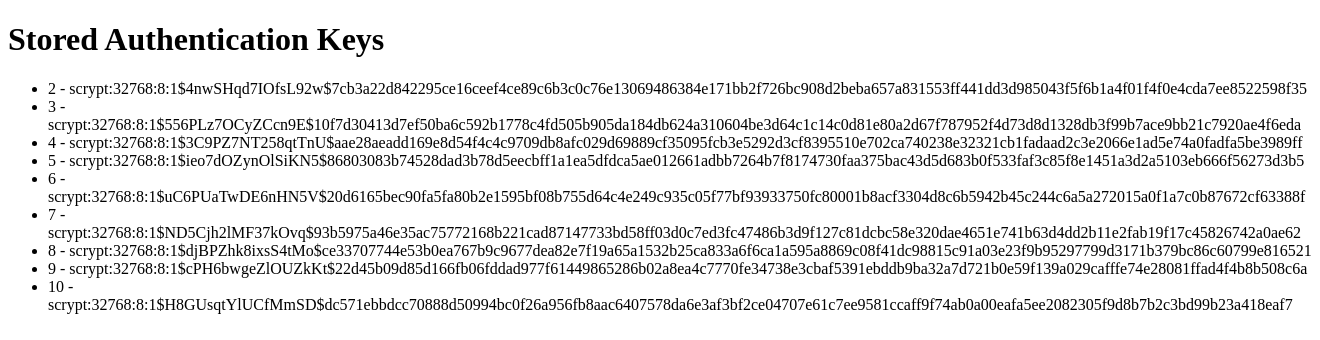
/authentication_keys, run on an earlier commit of the app's database.
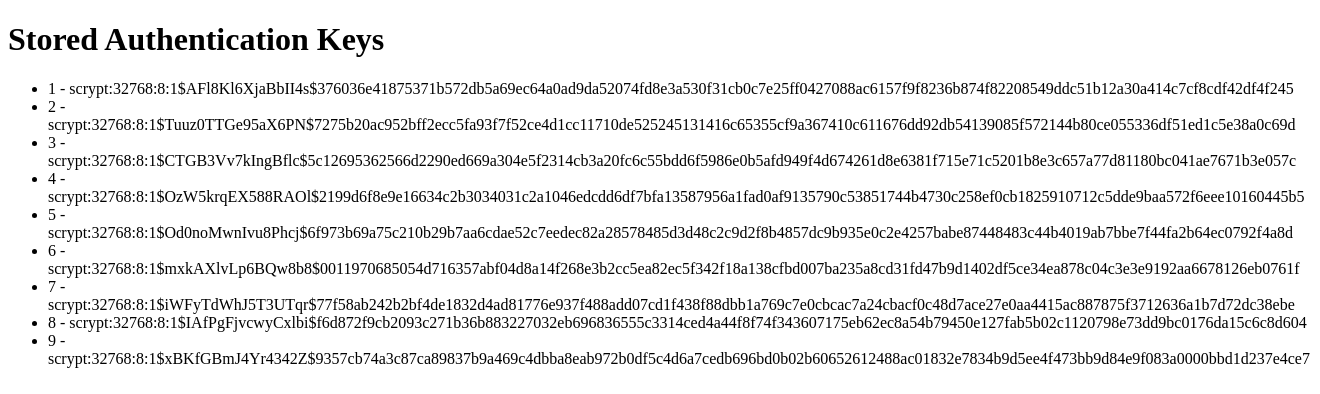
And on a later commit of the database.
### database_query.py (models this page shows)
class AuthenticationKey(db.Model):
    id = db.Column(db.Integer, primary_key=True)
    authentication_key = db.Column(db.String(200), nullable=False)

### database_query.py (the view)
@app.route('/authentication_keys')
def authentication_keys():
    authentication_keys = AuthenticationKey.query.all()
    return render_template('authentication_keys.html', authentication_keys=authentication_keys)

### templates/authentication_keys.html (shortened to what this page needs)
<!DOCTYPE html>
<html lang="en">
<head>
</head>
<body>
    <h1>Stored Authentication Keys</h1>
    <ul>
        {% for key in authentication_keys %}
        <li>{{ key.id }} - {{ key.authentication_key }}</li>
        {% endfor %}
    </ul>
</body>
</html>

What changed in the data, as far as the page shows it:
removed AuthenticationKey: id "10", authentication_key "scrypt:32768:8:1$H8GUsqtYlUCfMmSD$dc571ebbdcc70888d50994bc0f26a956fb8aac6407578da6e3af3bf2ce04707e61c7ee9581ccaff9f74ab0a00eafa5ee2082305f9d8b7b2c3bd99b23a418eaf7"
added AuthenticationKey: id "1", authentication_key "scrypt:32768:8:1$AFl8Kl6XjaBbII4s$376036e41875371b572db5a69ec64a0ad9da52074fd8e3a530f31cb0c7e25ff0427088ac6157f9f8236b874f82208549ddc51b12a30a414c7cf8cdf42df4f245"
changed AuthenticationKey id 2: authentication_key "scrypt:32768:8:1$4nwSHqd7IOfsL92w$7cb3a22d842295ce16ceef4ce89c6b3c0c76e13069486384e171bb2f726bc908d2beba657a831553ff441dd3d985043f5f6b1a4f01f4f0e4cda7ee8522598f35" → "scrypt:32768:8:1$Tuuz0TTGe95aX6PN$7275b20ac952bff2ecc5fa93f7f52ce4d1cc11710de525245131416c65355cf9a367410c611676dd92db54139085f572144b80ce055336df51ed1c5e38a0c69d"
changed AuthenticationKey id 3: authentication_key "scrypt:32768:8:1$556PLz7OCyZCcn9E$10f7d30413d7ef50ba6c592b1778c4fd505b905da184db624a310604be3d64c1c14c0d81e80a2d67f787952f4d73d8d1328db3f99b7ace9bb21c7920ae4f6eda" → "scrypt:32768:8:1$CTGB3Vv7kIngBflc$5c12695362566d2290ed669a304e5f2314cb3a20fc6c55bdd6f5986e0b5afd949f4d674261d8e6381f715e71c5201b8e3c657a77d81180bc041ae7671b3e057c"
changed AuthenticationKey id 4: authentication_key "scrypt:32768:8:1$3C9PZ7NT258qtTnU$aae28aeadd169e8d54f4c4c9709db8afc029d69889cf35095fcb3e5292d3cf8395510e702ca740238e32321cb1fadaad2c3e2066e1ad5e74a0fadfa5be3989ff" → "scrypt:32768:8:1$OzW5krqEX588RAOl$2199d6f8e9e16634c2b3034031c2a1046edcdd6df7bfa13587956a1fad0af9135790c53851744b4730c258ef0cb1825910712c5dde9baa572f6eee10160445b5"
changed AuthenticationKey id 5: authentication_key "scrypt:32768:8:1$ieo7dOZynOlSiKN5$86803083b74528dad3b78d5eecbff1a1ea5dfdca5ae012661adbb7264b7f8174730faa375bac43d5d683b0f533faf3c85f8e1451a3d2a5103eb666f56273d3b5" → "scrypt:32768:8:1$Od0noMwnIvu8Phcj$6f973b69a75c210b29b7aa6cdae52c7eedec82a28578485d3d48c2c9d2f8b4857dc9b935e0c2e4257babe87448483c44b4019ab7bbe7f44fa2b64ec0792f4a8d"
changed AuthenticationKey id 6: authentication_key "scrypt:32768:8:1$uC6PUaTwDE6nHN5V$20d6165bec90fa5fa80b2e1595bf08b755d64c4e249c935c05f77bf93933750fc80001b8acf3304d8c6b5942b45c244c6a5a272015a0f1a7c0b87672cf63388f" → "scrypt:32768:8:1$mxkAXlvLp6BQw8b8$0011970685054d716357abf04d8a14f268e3b2cc5ea82ec5f342f18a138cfbd007ba235a8cd31fd47b9d1402df5ce34ea878c04c3e3e9192aa6678126eb0761f"
changed AuthenticationKey id 7: authentication_key "scrypt:32768:8:1$ND5Cjh2lMF37kOvq$93b5975a46e35ac75772168b221cad87147733bd58ff03d0c7ed3fc47486b3d9f127c81dcbc58e320dae4651e741b63d4dd2b11e2fab19f17c45826742a0ae62" → "scrypt:32768:8:1$iWFyTdWhJ5T3UTqr$77f58ab242b2bf4de1832d4ad81776e937f488add07cd1f438f88dbb1a769c7e0cbcac7a24cbacf0c48d7ace27e0aa4415ac887875f3712636a1b7d72dc38ebe"
changed AuthenticationKey id 8: authentication_key "scrypt:32768:8:1$djBPZhk8ixsS4tMo$ce33707744e53b0ea767b9c9677dea82e7f19a65a1532b25ca833a6f6ca1a595a8869c08f41dc98815c91a03e23f9b95297799d3171b379bc86c60799e816521" → "scrypt:32768:8:1$IAfPgFjvcwyCxlbi$f6d872f9cb2093c271b36b883227032eb696836555c3314ced4a44f8f74f343607175eb62ec8a54b79450e127fab5b02c1120798e73dd9bc0176da15c6c8d604"
changed AuthenticationKey id 9: authentication_key "scrypt:32768:8:1$cPH6bwgeZlOUZkKt$22d45b09d85d166fb06fddad977f61449865286b02a8ea4c7770fe34738e3cbaf5391ebddb9ba32a7d721b0e59f139a029cafffe74e28081ffad4f4b8b508c6a" → "scrypt:32768:8:1$xBKfGBmJ4Yr4342Z$9357cb74a3c87ca89837b9a469c4dbba8eab972b0df5c4d6a7cedb696bd0b02b60652612488ac01832e7834b9d5ee4f473bb9d84e9f083a0000bbd1d237e4ce7"
